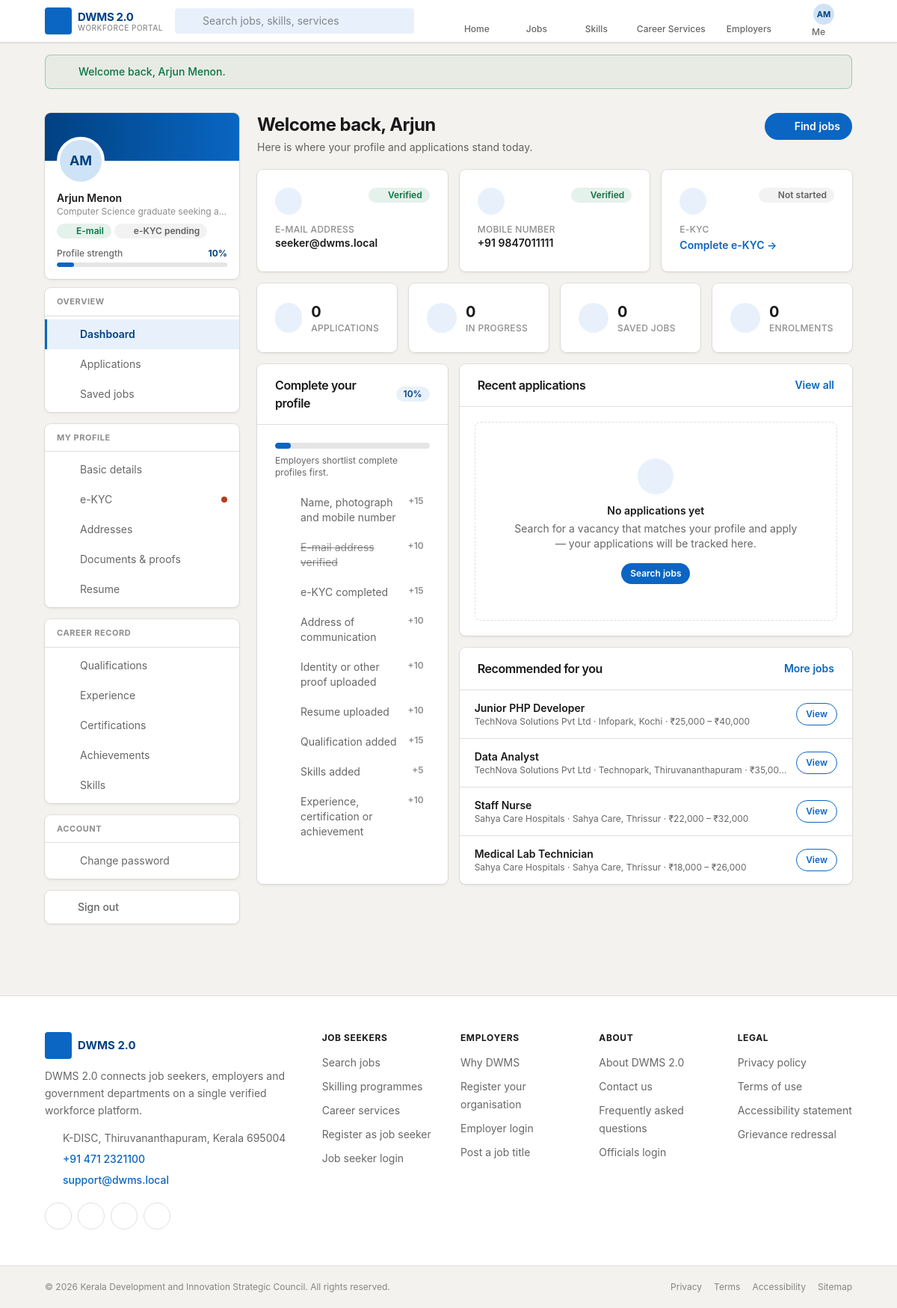
/dashboard (signed in), run on the app's committed database.
### tables this page shows
CREATE TABLE IF NOT EXISTS job_seekers (
  id               INT UNSIGNED AUTO_INCREMENT PRIMARY KEY,
  name             VARCHAR(120) NOT NULL,
  email            VARCHAR(150) NOT NULL UNIQUE,
  email_verified   TINYINT(1) NOT NULL DEFAULT 0,
  mobile           VARCHAR(15) NULL,
  mobile_verified  TINYINT(1) NOT NULL DEFAULT 0,
  password         VARCHAR(255) NOT NULL,
  photo            VARCHAR(255) NULL,
  gender           ENUM('male','female','other') NULL,
  dob              DATE NULL,
  headline         VARCHAR(160) NULL,
  about            TEXT NULL,
   
  kyc_status       ENUM('not_started','pending','verified','failed') NOT NULL DEFAULT 'not_started',
  kyc_method       ENUM('aadhaar','pan','driving_license','passport') NULL,
  kyc_ref          VARCHAR(64) NULL,         
  kyc_consent      TINYINT(1) NOT NULL DEFAULT 0,
  kyc_consent_at   DATETIME NULL,
  kyc_verified_at  DATETIME NULL,
  kyc_department_id INT UNSIGNED NULL,       
  profile_score    TINYINT UNSIGNED NOT NULL DEFAULT 0,
  is_active        TINYINT(1) NOT NULL DEFAULT 1,
  last_login_at    DATETIME NULL,
  created_at       TIMESTAMP NOT NULL DEFAULT CURRENT_TIMESTAMP,
  updated_at       TIMESTAMP NULL DEFAULT CURRENT_TIMESTAMP ON UPDATE CURRENT_TIMESTAMP,
  INDEX (kyc_status)
);

CREATE TABLE IF NOT EXISTS jobs (
  id                INT UNSIGNED AUTO_INCREMENT PRIMARY KEY,
  employer_id       INT UNSIGNED NOT NULL,
  category_id       INT UNSIGNED NULL,
  code              VARCHAR(20) NOT NULL UNIQUE,
  title             VARCHAR(180) NOT NULL,
  slug              VARCHAR(200) NULL,
  description       TEXT NULL,
  responsibilities  TEXT NULL,
   
  min_qualification ENUM('below_10','sslc','plus_two','iti','diploma','ug','pg','phd','any') NOT NULL DEFAULT 'any',
  qualification_note VARCHAR(255) NULL,
  skills_required   VARCHAR(500) NULL,
  experience_min    DECIMAL(4,1) NOT NULL DEFAULT 0,
  experience_max    DECIMAL(4,1) NULL,
  age_min           TINYINT UNSIGNED NULL,
  age_max           TINYINT UNSIGNED NULL,
  gender_preference ENUM('any','male','female') NOT NULL DEFAULT 'any',
   
  employment_type   ENUM('full_time','part_time','contract','internship','apprenticeship','freelance') NOT NULL DEFAULT 'full_time',
  work_mode         ENUM('on_site','hybrid','remote') NOT NULL DEFAULT 'on_site',
  vacancies         SMALLINT UNSIGNED NOT NULL DEFAULT 1,
  salary_min        DECIMAL(12,2) NULL,
  salary_max        DECIMAL(12,2) NULL,
  salary_period     ENUM('monthly','annual','daily','hourly') NOT NULL DEFAULT 'monthly',
  job_location      VARCHAR(180) NULL,
  district          VARCHAR(100) NULL,
  state             VARCHAR(100) NULL DEFAULT 'Kerala',
   
  selection_process VARCHAR(255) NULL,
  benefits          VARCHAR(500) NULL,
  contact_email     VARCHAR(150) NULL,
  contact_mobile    VARCHAR(15) NULL,
  last_date         DATE NULL,
  status            ENUM('draft','published','closed','archived') NOT NULL DEFAULT 'draft',
  views             INT UNSIGNED NOT NULL DEFAULT 0,
  published_at      DATETIME NULL,
  created_at        TIMESTAMP NOT NULL DEFAULT CURRENT_TIMESTAMP,
  updated_at        TIMESTAMP NULL DEFAULT CURRENT_TIMESTAMP ON UPDATE CURRENT_TIMESTAMP,
  INDEX (status, last_date), INDEX (employer_id), INDEX (category_id), INDEX (district),
  FULLTEXT KEY ft_job (title, description, skills_required),
  CONSTRAINT fk_job_employer FOREIGN KEY (employer_id) REFERENCES employers(id) ON DELETE CASCADE,
  CONSTRAINT fk_job_category FOREIGN KEY (category_id) REFERENCES job_categories(id) ON DELETE SET NULL
);

CREATE TABLE IF NOT EXISTS employers (
  id                INT UNSIGNED AUTO_INCREMENT PRIMARY KEY,
  company_name      VARCHAR(180) NOT NULL,
  email             VARCHAR(150) NOT NULL UNIQUE,
  email_verified    TINYINT(1) NOT NULL DEFAULT 0,
  password          VARCHAR(255) NOT NULL,
  logo              VARCHAR(255) NULL,
   
  ownership_type    ENUM('proprietorship','partnership','llp','private_limited','public_limited','government','psu','ngo','cooperative','other') NULL,
  industry          VARCHAR(120) NULL,
  employee_range    ENUM('1-10','11-50','51-200','201-500','501-1000','1000+') NULL,
  established_year  SMALLINT UNSIGNED NULL,
  website           VARCHAR(180) NULL,
  about             TEXT NULL,
   
  pan               VARCHAR(15) NULL,
  gstin             VARCHAR(20) NULL,
  cin               VARCHAR(30) NULL,
  registration_no   VARCHAR(60) NULL,
  labour_licence_no VARCHAR(60) NULL,
   
  address_line1     VARCHAR(180) NULL,
  address_line2     VARCHAR(180) NULL,
  city              VARCHAR(100) NULL,
  district          VARCHAR(100) NULL,
  state             VARCHAR(100) NULL,
  pincode           VARCHAR(10) NULL,
  contact_person    VARCHAR(120) NULL,
  contact_designation VARCHAR(120) NULL,
  contact_mobile    VARCHAR(15) NULL,
  contact_email     VARCHAR(150) NULL,
   
  profile_step      TINYINT UNSIGNED NOT NULL DEFAULT 1,
  profile_completed TINYINT(1) NOT NULL DEFAULT 0,
  status            ENUM('pending','verified','rejected','suspended') NOT NULL DEFAULT 'pending',
  verified_by       INT UNSIGNED NULL,
  verified_at       DATETIME NULL,
  remarks           VARCHAR(255) NULL,
  last_login_at     DATETIME NULL,
  created_at        TIMESTAMP NOT NULL DEFAULT CURRENT_TIMESTAMP,
  updated_at        TIMESTAMP NULL DEFAULT CURRENT_TIMESTAMP ON UPDATE CURRENT_TIMESTAMP,
  INDEX (status)
);

### app/Views/jobseeker/dashboard.php (the view, shortened to what the rows shown need)
<?php
$kycTone = [
    'verified'    => ['badge-green', 'shield-check', 'Verified'],
    'pending'     => ['badge-amber', 'clock', 'Verification in progress'],
    'failed'      => ['badge-red', 'x-circle', 'Verification failed'],
    'not_started' => ['badge-gray', 'shield', 'Not started'],
];
?>
<div class="grid gap-4 sm:grid-cols-3">
  <div class="card card-pad">
    <div class="flex items-start justify-between gap-2">
      <span class="flex h-9 w-9 items-center justify-center rounded-full bg-brand-50 text-brand-500"><?= icon('mail', 'h-4 w-4') ?></span>
      <?php if ($seeker['email_verified']): ?><span class="badge-green"><?= icon('check', 'h-3 w-3') ?>Verified</span>
      <?php else: ?><span class="badge-amber"><?= icon('alert', 'h-3 w-3') ?>Unverified</span><?php endif; ?>
    </div>
    <p class="mt-3 text-xs font-medium uppercase tracking-wide text-ink-faint">E-mail address</p>
    <p class="truncate text-sm font-semibold text-ink" title="<?= e($seeker['email']) ?>"><?= e($seeker['email']) ?></p>
  </div>
  <div class="card card-pad">
    <div class="flex items-start justify-between gap-2">
      <span class="flex h-9 w-9 items-center justify-center rounded-full bg-brand-50 text-brand-500"><?= icon('phone', 'h-4 w-4') ?></span>
      <?php if ($seeker['mobile_verified']): ?><span class="badge-green"><?= icon('check', 'h-3 w-3') ?>Verified</span>
      <?php else: ?><span class="badge-gray">Not verified</span><?php endif; ?>
    </div>
    <p class="mt-3 text-xs font-medium uppercase tracking-wide text-ink-faint">Mobile number</p>
    <p class="text-sm font-semibold text-ink"><?= $seeker['mobile'] ? '+91 ' . e($seeker['mobile']) : '—' ?></p>
  </div>
</div>
<div class="mt-4 grid gap-4 lg:grid-cols-3">
  <div class="card lg:col-span-1">
    <div class="card-head"><h2 class="card-title">Complete your profile</h2><span class="badge-blue"><?= (int) $summary['score'] ?>%</span></div>
  </div>
  <div class="space-y-4 lg:col-span-2">
    <div class="card">
      <div class="card-head">
        <h2 class="card-title">Recent applications</h2>
      </div>
    </div>
    <?php if ($recommended): ?>
      <div class="card">
        <div class="card-head">
          <h2 class="card-title">Recommended for you</h2>
        </div>
        <ul class="divide-y divide-line">
          <?php foreach ($recommended as $r): ?>
            <li class="flex items-center gap-3 px-5 py-3.5">
              <div class="min-w-0 flex-1">
                <a href="<?= url('/jobs/' . $r['id']) ?>" class="block truncate text-sm font-semibold text-ink hover:text-brand-700"><?= e($r['title']) ?></a>
                <p class="truncate text-xs text-ink-soft"><?= e($r['company_name']) ?> · <?= e($r['job_location'] ?: 'Kerala') ?> · <?= e(salary_range($r['salary_min'], $r['salary_max'])) ?></p>
              </div>
              <a href="<?= url('/jobs/' . $r['id']) ?>" class="btn-outline btn-sm shrink-0">View</a>
            </li>
          <?php endforeach; ?>
        </ul>
      </div>
    <?php endif; ?>
  </div>
</div>

### app/Views/partials/dash-shell.php (shortened to what the rows shown need)
<div class="shell grid gap-6 py-6 lg:grid-cols-[260px,1fr] lg:py-8">
  <aside class="lg:sticky lg:top-20 lg:self-start" x-data="{ open: false }">
    <div class="overflow-hidden rounded-card bg-white shadow-card">
      <div class="px-4 pb-4">
        <span class="-mt-8 flex h-16 w-16 items-center justify-center overflow-hidden rounded-full border-4 border-white bg-brand-100 text-lg font-bold text-brand-700">
          <?php if (!empty($identity['photo'])): ?>
            <img src="<?= e(upload_url($identity['photo'])) ?>" alt="" class="h-full w-full object-cover">
          <?php else: ?><?= e(initials($identity['name'] ?? 'U')) ?><?php endif; ?>
        </span>
        <p class="mt-2 truncate text-sm font-semibold text-ink"><?= e($identity['name'] ?? '') ?></p>
        <p class="truncate text-xs text-ink-faint"><?= e($identity['subtitle'] ?? '') ?></p>
        <?php if (!empty($identity['badges'])): ?>
          <div class="mt-2 flex flex-wrap gap-1"><?php foreach ($identity['badges'] as $b) { echo $b; } ?></div>
        <?php endif; ?>
        <?php if (isset($identity['score'])): ?>
          <div class="mt-3">
            <div class="flex items-center justify-between text-xs">
            </div>
            <div class="mt-1 h-1.5 w-full overflow-hidden rounded-full bg-black/10">
            </div>
          </div>
        <?php endif; ?>
      </div>
    </div>
  </aside>
  <div class="min-w-0"><?= $slot ?></div>
</div>

### app/Views/partials/nav.php (shortened to what the rows shown need)
<?php
$me    = Auth::current();
$guard = $me['guard'] ?? null;
$dashboards = [
    'seeker'   => ['path' => '/dashboard',          'label' => 'My dashboard',       'icon' => 'grid'],
    'employer' => ['path' => '/employer/dashboard', 'label' => 'Employer dashboard', 'icon' => 'grid'],
    'official' => ['path' => '/official/dashboard', 'label' => 'Admin dashboard',    'icon' => 'grid'],
];
$profileLinks = [
    'seeker'   => ['/dashboard/profile',  '/dashboard/password'],
    'employer' => ['/employer/profile',   '/employer/password'],
    'official' => ['/official/profile',   '/official/password'],
];
?>
<header class="sticky top-0 z-40 border-b border-line bg-white shadow-nav">
  <nav class="shell flex h-14 items-center gap-2" x-data="{ profile: false, signin: false }" @keydown.escape="profile = false; signin = false">
    <div class="ml-auto flex items-center gap-2 lg:ml-3">
      <?php if ($me): $d = $dashboards[$guard]; [$profilePath, $passwordPath] = $profileLinks[$guard]; ?>
        <div class="relative" @click.outside="profile = false">
          <button type="button" @click="profile = !profile" :aria-expanded="profile"
                  class="nav-link !flex-row gap-2 rounded-full px-2 py-1 hover:bg-black/5 lg:!flex-col lg:gap-0.5 lg:px-3">
            <span class="flex h-7 w-7 items-center justify-center overflow-hidden rounded-full bg-brand-100 text-[11px] font-bold text-brand-700">
              <?php if (!empty($me['photo'])): ?>
                <img src="<?= e(upload_url($me['photo'])) ?>" alt="" class="h-full w-full object-cover">
              <?php else: ?>
                <?= e(initials($me['name'] ?: 'User')) ?>
              <?php endif; ?>
            </span>
            <span class="flex items-center gap-0.5 text-xs">Me <?= icon('chevron-down', 'h-3 w-3') ?></span>
          </button>
        </div>
      <?php endif; ?>
    </div>
  </nav>
</header>

### data on the page
job_seekers: name "AM", name "Arjun Menon", headline "Computer Science graduate seeking a…", email_verified 1 (drawn), kyc_status "not_started" (drawn), email "seeker@dwms.local", mobile "9847011111"
jobs: title "Junior PHP Developer", employer.company_name "TechNova Solutions Pvt Ltd", job_location "Infopark, Kochi", salary_range($r['salary_min'], $r['salary_max']) "₹25,000 – ₹40,000"
jobs: title "Data Analyst", employer.company_name "TechNova Solutions Pvt Ltd", job_location "Technopark, Thiruvananthapuram", salary_range($r['salary_min'], $r['salary_max']) "₹35,00…"
jobs: title "Staff Nurse", employer.company_name "Sahya Care Hospitals", job_location "Sahya Care, Thrissur", salary_range($r['salary_min'], $r['salary_max']) "₹22,000 – ₹32,000"
jobs: title "Medical Lab Technician", employer.company_name "Sahya Care Hospitals", job_location "Sahya Care, Thrissur", salary_range($r['salary_min'], $r['salary_max']) "₹18,000 – ₹26,000"

### other printed values
setting('site_title', 'DWMS 2.0') "DWMS 2.0"
$m['label'] "Home"
$m['label'] "Jobs"
$m['label'] "Skills"
$m['label'] "Career Services"
$m['label'] "Employers"
$f['message'] "Welcome back, Arjun Menon."
$identity['score'] "10"
$group "OVERVIEW"
$l['label'] "Dashboard"
$l['label'] "Applications"
$l['label'] "Saved jobs"
$group "MY PROFILE"
$l['label'] "Basic details"
$l['label'] "e-KYC"
